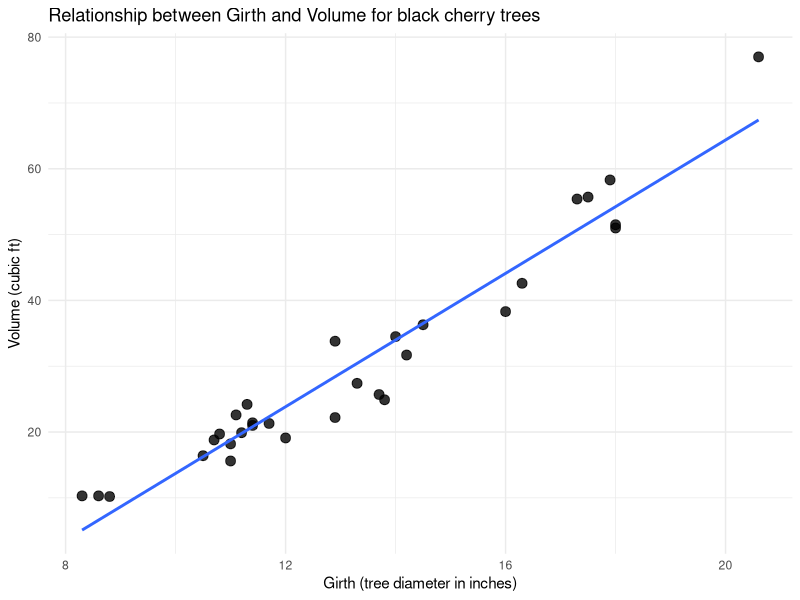
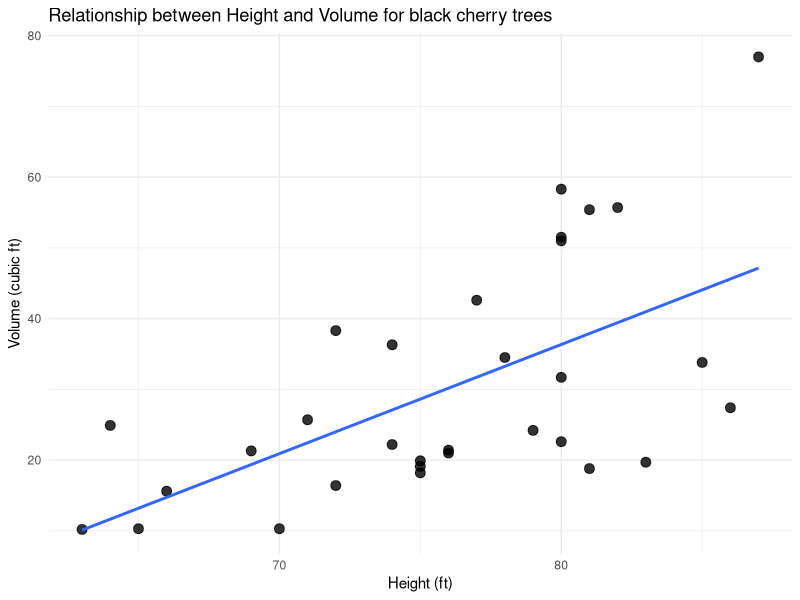
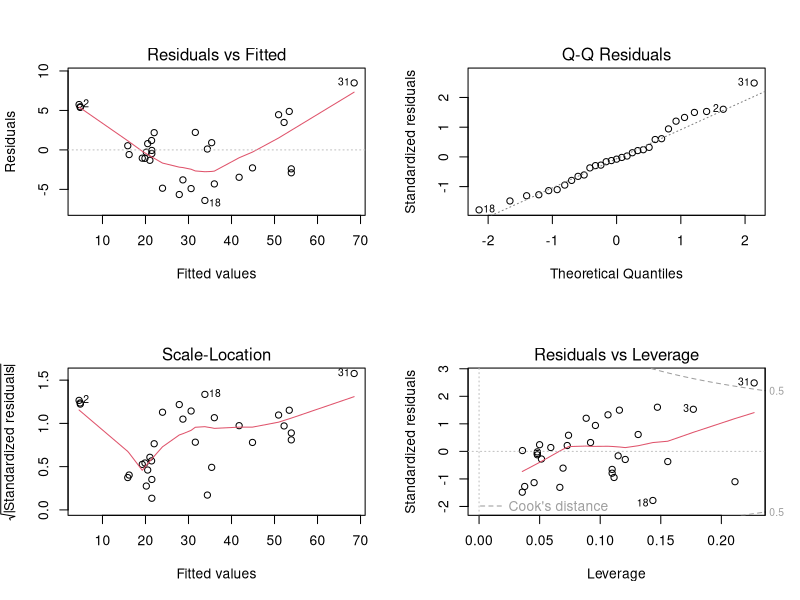

These figures' R source, in order:
# LOADING THE REQUIRED LIBRARIES
library(ggplot2)
library(dplyr)


# LOADING THE DATASET
data(trees)
trees

# INSPECTING THE DATASET
View(trees)
glimpse(trees)
summary(trees)

# The trees dataset provides measurements of the diameter, 
# height and volume of timber in 31 felled black cherry trees

# The dataset has 31 observations and 3 variables
# Girth represents Tree diameter in inches and is numeric
# Height represents Height in ft and is numeric
# Volume represents Volume of timber in cubic ft and is numeric

# looking for missing values in the dataset
colSums(is.na(trees))

# PLOTTING THE SCATTERPLOTS AND CALCULATING THE PEARSON CORRELATIONS

# scatterplot of Volume against Girth
ggplot(trees, aes(x =  Girth, y = Volume)) +
  geom_point(size = 3, alpha = 0.8) +
  geom_smooth(method = "lm", se = FALSE) +
  labs(title = "Relationship between Girth and Volume for black cherry trees",
       x = "Girth (tree diameter in inches)",
       y = "Volume (cubic ft)") +
  theme_minimal()

# The scatterplot of Volume against Girth displays a tight, strong, 
# positive linear pattern 
# As tree trunk girth increases, timber volume increases consistently

# The data points follow the fitted linear regression line closely across 
# the entire range


# scatterplot of Volume against Height
ggplot(trees, aes(x =  Height, y = Volume)) +
  geom_point(size = 3, alpha = 0.8) +
  geom_smooth(method = "lm", se = FALSE) +
  labs(title = "Relationship between Height and Volume for black cherry trees",
       x = "Height (ft)",
       y = "Volume (cubic ft)") +
  theme_minimal()

# The scatterplot shows a moderate, positive linear trend
# but the data points exhibit significantly more scatter(variation) around 
# the trend line compared to girth While taller trees generally 
# have greater volume
# height alone shows a much looser relationship with volume

# Pearson correlation between Girth and Volume
cor_girth_vol <- cor(trees$Girth, trees$Volume)
cat("Pearson Correlation (Girth & Volume):", cor_girth_vol, "\n")

# pearson correlation between Girth and Volume = 0.9671

# Correlation's direction
# The correlation coefficient of 0.9671 is positive 
# This means that trees with larger trunk diameters (Girth) systematically 
# possess larger timber volumes

# Correlation's strength
# A coefficient of 0.967 indicates a very strong linear relationship
# confirming that girth is an outstanding single predictor of timber volume

# Pearson correlation between Height and Volume
cor_height_vol <- cor(trees$Height, trees$Volume)
cat("Pearson Correlation (Height & Volume):", cor_height_vol, "\n")

# pearson correlation between Height and Volume = 0.5982

# What correlation cannot tell you

# Correlation does not imply causation
# Correlation proves association, not cause and effect
# A high correlation does not mean increasing girth mechanically causes volume 
# rather, both grow together as the tree matures

# Correlation ignores Confounding Variables
# Correlation measures the relationship between two variables in isolation 
# and does not account for the joint effect of additional variables 
# such as tree Height


# FITTING AND COMPARING REGRESSION MODELS

# Simple Linear Regression (Volume predicted by Girth)
simple_model <- lm(Volume ~ Girth, data = trees)
summary(simple_model)

# The response variable is Volume 
# The explanatory variable is Girth 

# Multiple Regression (Volume predicted by Girth and Height)
multi_model <- lm(Volume ~ Girth + Height, data = trees)
summary(multi_model)

# The response variable is Volume
# The explanatory variables are Girth and Height

# Compare Adjusted R-squared
cat("Simple Model Adj R-squared:", summary(simple_model)$adj.r.squared, "\n")
cat("Multiple Model Adj R-squared:", summary(multi_model)$adj.r.squared, "\n")

# Model Diagnostics for Multiple Regression
par(mfrow = c(2, 2))
plot(multi_model)
par(mfrow = c(1, 1))
